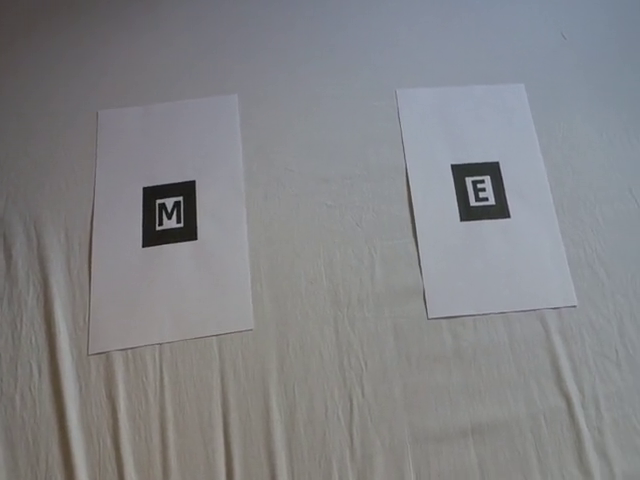
#> input picture frame 235 of media/video/movement1.mp4, 640 x 480 px
$ python camera2.py   (older library calls are emulated)
#> lines starting #> are read from the running program, lines starting #| are printed output that depends on the picture; after the words box and inside, x2 and y2 are one past the last pixel; in counts of white or black regions, pixels touching at a corner belong together
#!/usr/bin/python
#
# ENGR421 -- Applied Robotics, Spring 2013
# OpenCV Python Demo
# Taj Morton <mortont@onid.orst.edu>
#
import sys
import cv2
import time
import numpy
import os

##
# Opens a video capture device with a resolution of 800x600
# at 30 FPS.
##
def open_camera(cam_id = 0):
    cap = cv2.VideoCapture(cam_id)
    cap.set(cv2.CAP_PROP_FRAME_HEIGHT, 600);
    cap.set(cv2.CAP_PROP_FRAME_WIDTH, 800);
    cap.set(cv2.CAP_PROP_FPS, 30);
    return cap

##
# Gets a frame from an open video device, or returns None
# if the capture could not be made.
##
def get_frame(device):
    ret, img = device.read()
#> img is the input picture: shape (480, 640, 3); mean B, G, R 134.9, 132, 131.3
    if (ret == False): # failed to capture
        print >> sys.stderr, "Error capturing from video device."
        return None
    return img

##
# Closes all OpenCV windows and releases video capture device
# before exit.
##
def cleanup(cam_id = 0):
    cv2.destroyAllWindows()
    cv2.VideoCapture(cam_id).release()

##
# Creates a new RGB image of the specified size, initially
# filled with black.
##
def new_rgb_image(width, height):
    image = numpy.zeros( (height, width, 3), numpy.uint8)
    return image

##
# Converts an RGB image to grayscale, where each pixel
# now represents the intensity of the original image.
##
def rgb_to_gray(img):
    return cv2.cvtColor(img, cv2.COLOR_RGB2GRAY)

##
# Converts an image into a binary image at the specified threshold.
# All pixels with a value <= threshold become 0, while
# pixels > threshold become 1
def do_threshold(image, threshold = 170):
#> called with threshold = 60
    (thresh, im_bw) = cv2.threshold(image, threshold, 255, cv2.THRESH_BINARY)
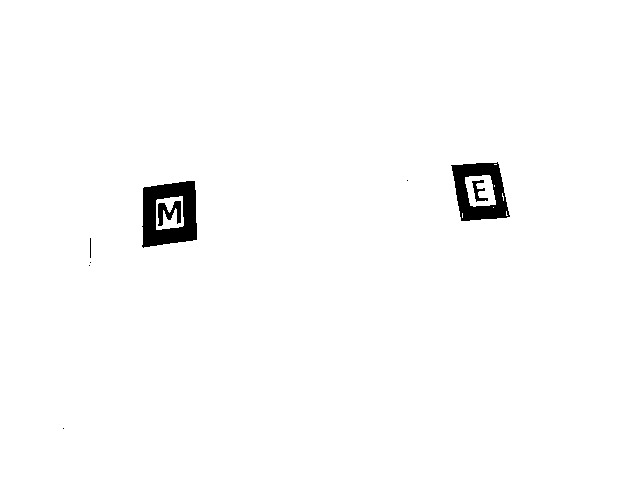
#> im_bw: shape (480, 640); 98.5% white; 9 black regions (4 under 20 px)
#> thresh = 60
    return (thresh, im_bw)

# Finds the outer contours of a binary image and returns a shape-approximation
# of them. Because we are only finding the outer contours, there is no object
# hierarchy returned.
##
def find_contours(image):
    (image, contours, hierarchy) = cv2.findContours(image, mode=cv2.RETR_TREE, method=cv2.CHAIN_APPROX_NONE)
    return contours

########### Main Program ###########

if __name__ == "__main__":
    # Camera ID to read video from (numbered from 0)
    camera_id = '../media/video/movement1.mp4'
    dev = open_camera(camera_id) # open the camera as a video capture device

    while True:
        img_orig = get_frame(dev) # Get a frame from the camera
        #####################################################s
        # If you have captured a frame from your camera like in the template program above,
        # you can create a bitmap from it as follows:

        img_gray = rgb_to_gray(img_orig) # Convert img_orig from video camera from RGB to Grayscale

        # Converts grayscale image to a binary image with a threshold value of 220. Any pixel with an
        # intensity of <= 220 will be black, while any pixel with an intensity > 220 will be white:
        (thresh, img_threshold) = do_threshold(img_gray, 60)
#> thresh = 60

        cv2.imshow("Threshold", img_threshold)


        #####################################################
        # If you have created a binary image as above and stored it in "img_threshold"
        # the following code will find the contours of your image:
        contours = find_contours(img_threshold)
#> in find_contours, `(image, contours, hierarchy) = cv2.findContours(image, mode=cv2.RETR_T..`: contours = 18 contours, 10 with area under 20; largest, box (x1, y1, x2, y2) and area: (0, 0, 640, 480) 306081, (141, 180, 198, 249) 3294, (450, 161, 511, 222) 2786, (156, 196, 184, 230) 786, (465, 175, 496, 207) 743, (157, 200, 182, 227) 378, (471, 179, 489, 203) 182, (89, 237, 92, 259) 40

        # Here, we are creating a new RBB image to display our results on
        results_image = new_rgb_image(img_threshold.shape[1], img_threshold.shape[0])
        #cv2.drawContours(results_image, contours, -1, (255,0,0), 2)
        for x in contours:
            sommets = len(cv2.approxPolyDP(x, 10, True))
            if sommets == 4:
                rect = cv2.minAreaRect(contours[1])
                box = cv2.boxPoints(rect)
                box = numpy.int0(box)
                cv2.drawContours(results_image,[box],0,(0,0,255),2)
#> this loop made 18 passes
#> sommets on passes 1, 5, 6, 7, 8, 10, 11, 12, 14, 16, 17: 4, 2, 4, 4, 5, 4, 1, 1, 1, 4, 2
#> (x, sommets) on passes 2, 3, 4, 9, 13, 15: ([[62, 428], [63, 427], [64, 428], [63, 429]], 1), ([[88, 265], [89, 264], [90, 265], [89, 266]], 1), ([[89, 262], [90, 261], [91, 262], [90, 263]], 1), ([[406, 180], [407, 179], [408, 180], [407, 181]], 1), ([[493, 207]], 1), ([[494, 185], [494, 186]], 1)

        # Display Results
        if img_orig is not None: # if we did get an image
            cv2.imshow("results", results_image)
        else: # if we failed to capture (camera disconnected?), then quit
            break

        if (cv2.waitKey(2) >= 0): # If the user presses any key, exit the loop
#> (key Esc is pressed here)
            break

    cleanup(camera_id) # close video device and windows before we exit

$ run again, starting later in the video
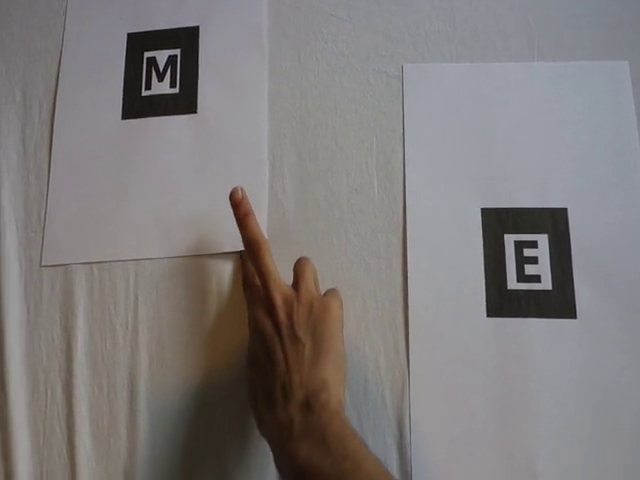
#> input picture frame 1058 of media/video/movement1.mp4, 640 x 480 px
#> in get_frame, img is the input picture: shape (480, 640, 3); mean B, G, R 122.4, 122.7, 126.7
#> in rgb_to_gray, `return cv2.cvtColor(img, cv2.COLOR_RGB2GRAY)`:
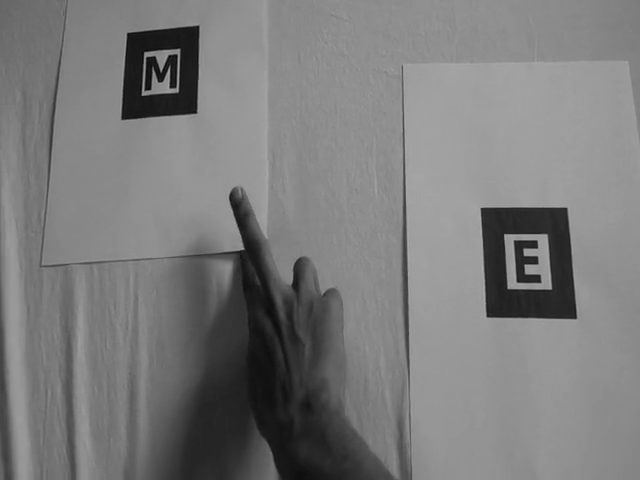
#> returned value: shape (480, 640); min 5, max 172, mean 123.1
#> in do_threshold, `(thresh, im_bw) = cv2.threshold(image, threshold, 255, cv2.THRESH_BINA..`:
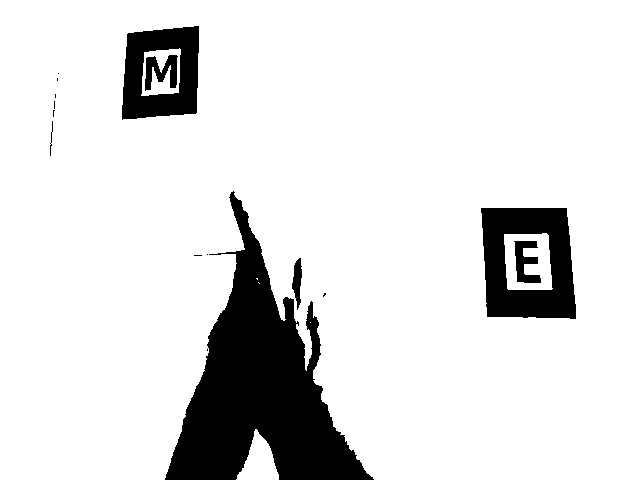
#> im_bw: shape (480, 640); 87.6% white; 16 black regions (9 under 20 px)
#> in do_threshold, `(thresh, im_bw) = cv2.threshold(image, threshold, 255, cv2.THRESH_BINA..`: thresh = 60
#> in find_contours, `(image, contours, hierarchy) = cv2.findContours(image, mode=cv2.RETR_T..`: contours = 25 contours, 13 with area under 20; largest, box (x1, y1, x2, y2) and area: (0, 0, 640, 480) 279762, (480, 207, 577, 320) 9768, (121, 25, 200, 121) 6534, (504, 233, 553, 290) 2423, (141, 48, 181, 96) 1562
#> the loop `for x in contours:` made 25 passes
#> sommets on passes 1, 5, 6, 7, 8, 9, 11, 12: 3, 16, 1, 1, 2, 1, 4, 4
